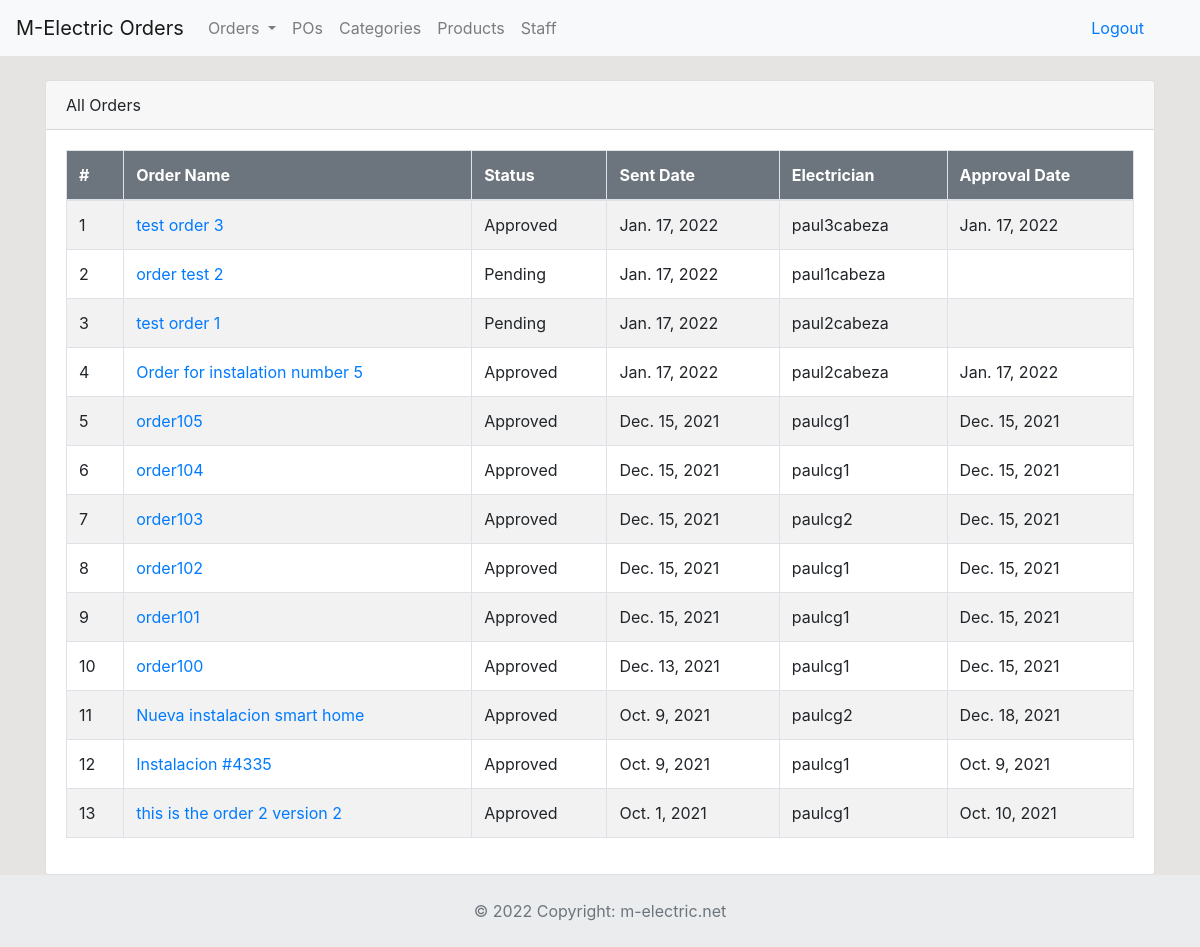
Page /all-orders (signed in) on the committed database.
### dashboard/models.py (models this page shows, shortened)
class Order(models.Model):
	description = models.CharField('Order Description', max_length=100)
	status = models.CharField('Status', max_length=50, choices=STATUS)
	po = models.ForeignKey(Po, blank=True, null=True, on_delete=models.CASCADE)
	user = models.ForeignKey(User, blank=True, null=True, on_delete=models.CASCADE)
	products = models.ManyToManyField(Product, blank=True, through='ThroughModel')
	created = models.DateTimeField(auto_now_add=True)
	approval_date = models.DateTimeField('Approval Date', blank=True, null=True)

### dashboard/views.py (the view)
# urls.py: path('all-orders', views.all_orders, name='all-orders'),
@login_required
def all_orders(request):
    all_orders = Order.objects.all().order_by('-created')
    return render(request, 'dashboard/all_orders.html', {'all_orders':all_orders})

### templates/dashboard/all_orders.html (shortened to what this page needs)
{% extends 'partials/base.html' %}
{% block content %}
<div class="container">
    <div class="row mt-4">
            <div class="col-md-12">
                <div class="card">
                    <div class="card-header">
                        All Orders
                    </div>
                    <div class="card-body">
                        <table class="table table-striped table-bordered">
                            <thead class="bg-secondary text-white">
                                <tr>
                                    <th>#</th>
                                    <th scope="col">Order Name</th>
                                    <th scope="col">Status</th>
                                    <th scope="col">Sent Date</th>
                                    <th scope="col">Electrician</th>
                                    <th scope="col">Approval Date</th>
                                </tr>
                            </thead>
                            <tbody>
                                {% for order in all_orders %}
                                <tr>
                                    <td>{{ forloop.counter }}</td>
                                    <td><a href="{% url 'order-detail' order.id %}">{{ order.description }}</a></td>
                                    <td>{{ order.status }}</td>
                                    <td>{{ order.created.date }}</td>
                                    <td>{{ order.user }}</td>
                                    <td>{{ order.approval_date.date }}</td>
                                </tr>
                                {% endfor %}
                            </tbody>
                        </table>
                    </div>
                </div>
            </div>
    </div>
</div>
{% endblock %}
{% block footer %}
{% include 'partials/footer.html' %}
{% endblock %}

### static/style.css (style rules this page uses)
body { background: rgb(230, 227, 227); }

### rows in the picture
Order: description "test order 3", status "Approved", created "Jan. 17, 2022", user "paul3cabeza", approval_date "Jan. 17, 2022"
Order: description "order test 2", status "Pending", created "Jan. 17, 2022", user "paul1cabeza"
Order: description "test order 1", status "Pending", created "Jan. 17, 2022", user "paul2cabeza"
Order: description "Order for instalation number 5", status "Approved", created "Jan. 17, 2022", user "paul2cabeza", approval_date "Jan. 17, 2022"
Order: description "order105", status "Approved", created "Dec. 15, 2021", user "paulcg1", approval_date "Dec. 15, 2021"
Order: description "order104", status "Approved", created "Dec. 15, 2021", user "paulcg1", approval_date "Dec. 15, 2021"
Order: description "order103", status "Approved", created "Dec. 15, 2021", user "paulcg2", approval_date "Dec. 15, 2021"
Order: description "order102", status "Approved", created "Dec. 15, 2021", user "paulcg1", approval_date "Dec. 15, 2021"
Order: description "order101", status "Approved", created "Dec. 15, 2021", user "paulcg1", approval_date "Dec. 15, 2021"
Order: description "order100", status "Approved", created "Dec. 13, 2021", user "paulcg1", approval_date "Dec. 15, 2021"
Order: description "Nueva instalacion smart home", status "Approved", created "Oct. 9, 2021", user "paulcg2", approval_date "Dec. 18, 2021"
Order: description "Instalacion #4335", status "Approved", created "Oct. 9, 2021", user "paulcg1", approval_date "Oct. 9, 2021"
Order: description "this is the order 2 version 2", status "Approved", created "Oct. 1, 2021", user "paulcg1", approval_date "Oct. 10, 2021"
